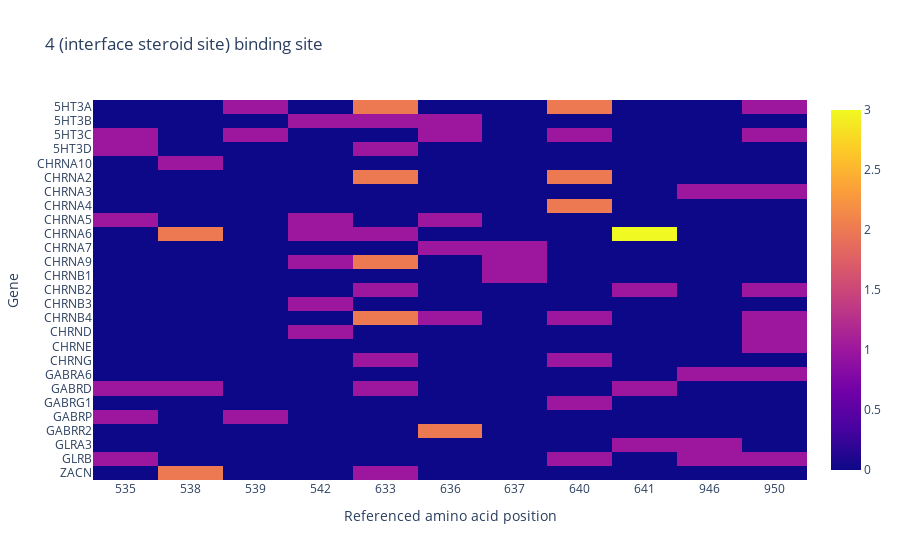

The notebook cell this image was saved under:
### Code cell
fig = go.Figure(data=go.Heatmap(
    z = data,
    x=[str(int(aa)) for aa in aacids],
    y=genes,
    hoverongaps=False
))
fig.update_layout(
    title=f"{bs_interest[2]} binding site",
    xaxis_title = "Referenced amino acid position",
    yaxis_title = "Gene"
)
fig.show()

### Figure 1 — Plotly figure (JSON) as saved in the notebook; plotly's stock layout.template omitted (floating-point values rounded to 4 significant figures; data arrays with more than 128 entries replaced by an {"elided": "..."} marker saying what was removed)
{"data": [{"hoverongaps": false, "type": "heatmap", "x": ["535", "538", "539", "542", "633", "636", "637", "640", "641", "946", "950"], "y": ["ZACN", "ZACN", "ZACN", "GLRB", "GLRB", "GLRB", "GLRB", "GLRA3", "GLRA3", "GABRR2", "GABRR2", "GABRP", "GABRP", "GABRG1", "GABRD", "GABRD", "GABRD", "GABRD", "GABRA6", "GABRA6", "CHRNG", "CHRNG", "CHRNE", "CHRND", "CHRND", "CHRNB4", "CHRNB4", "CHRNB4", "CHRNB4", "CHRNB4", "CHRNB3", "CHRNB2", "CHRNB2", "CHRNB2", "CHRNB1", "CHRNA9", "CHRNA9", "CHRNA9", "CHRNA9", "CHRNA7", "CHRNA7", "CHRNA6", "CHRNA6", "CHRNA6", "CHRNA6", "CHRNA6", "CHRNA6", "CHRNA6", "CHRNA5", "CHRNA5", "CHRNA5", "CHRNA4", "CHRNA4", "CHRNA3", "CHRNA3", "CHRNA2", "CHRNA2", "CHRNA2", "CHRNA2", "CHRNA10", "5HT3D", "5HT3D", "5HT3C", "5HT3C", "5HT3C", "5HT3C", "5HT3C", "5HT3B", "5HT3B", "5HT3B", "5HT3A", "5HT3A", "5HT3A", "5HT3A", "5HT3A", "5HT3A"], "z": {"elided": "76x11 int values"}}], "layout": {"title": {"text": "4 (interface steroid site) binding site"}, "xaxis": {"title": {"text": "Referenced amino acid position"}}, "yaxis": {"title": {"text": "Gene"}}}}
